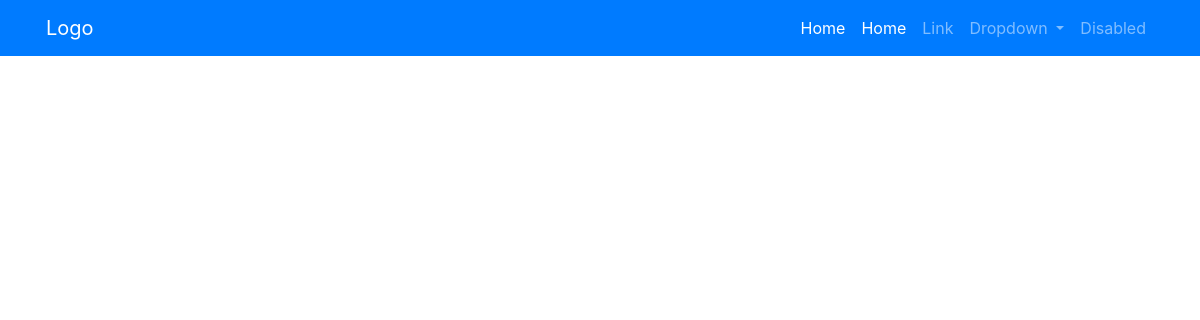
Before: /listcourses/ with the older database file.
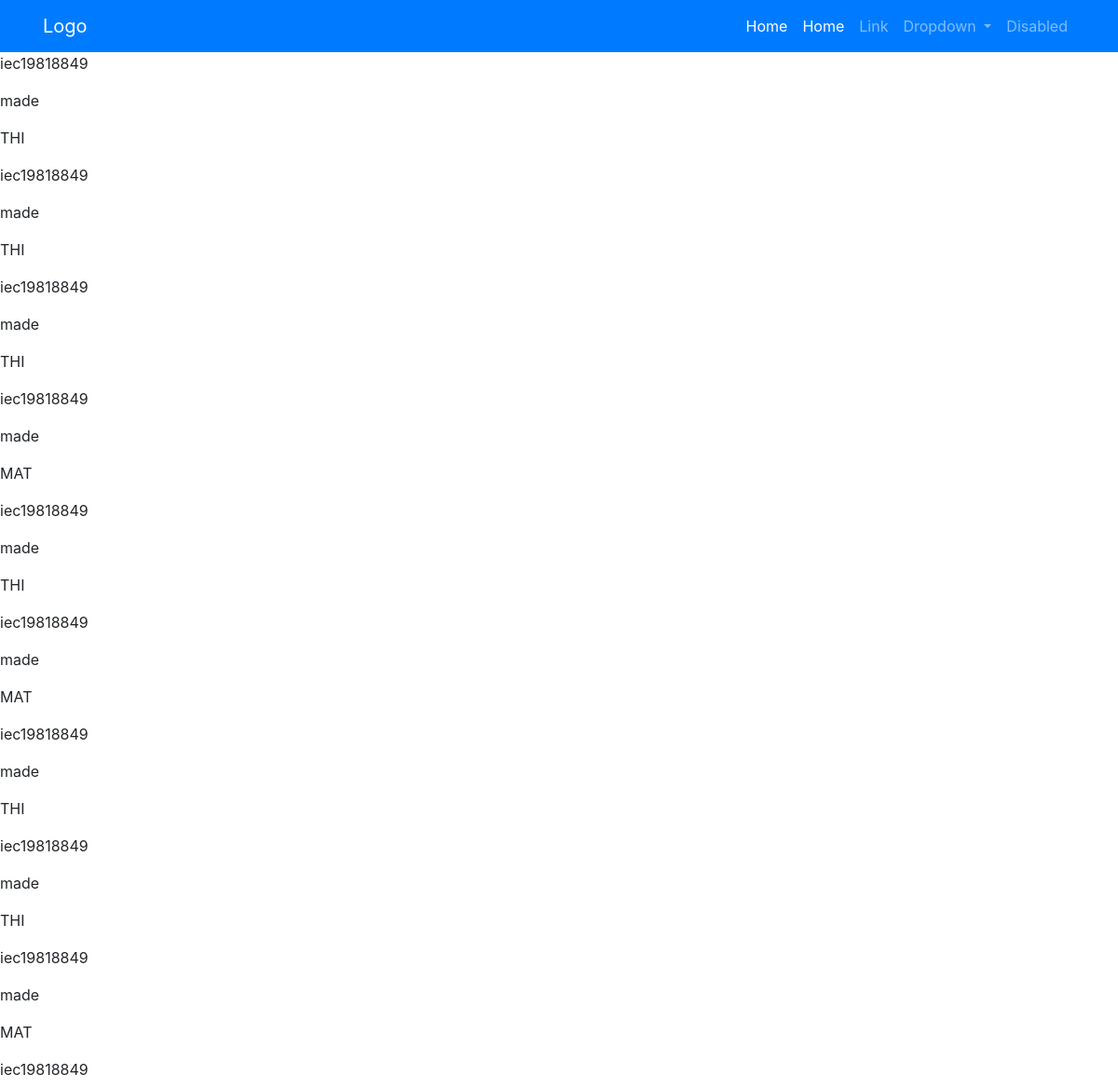
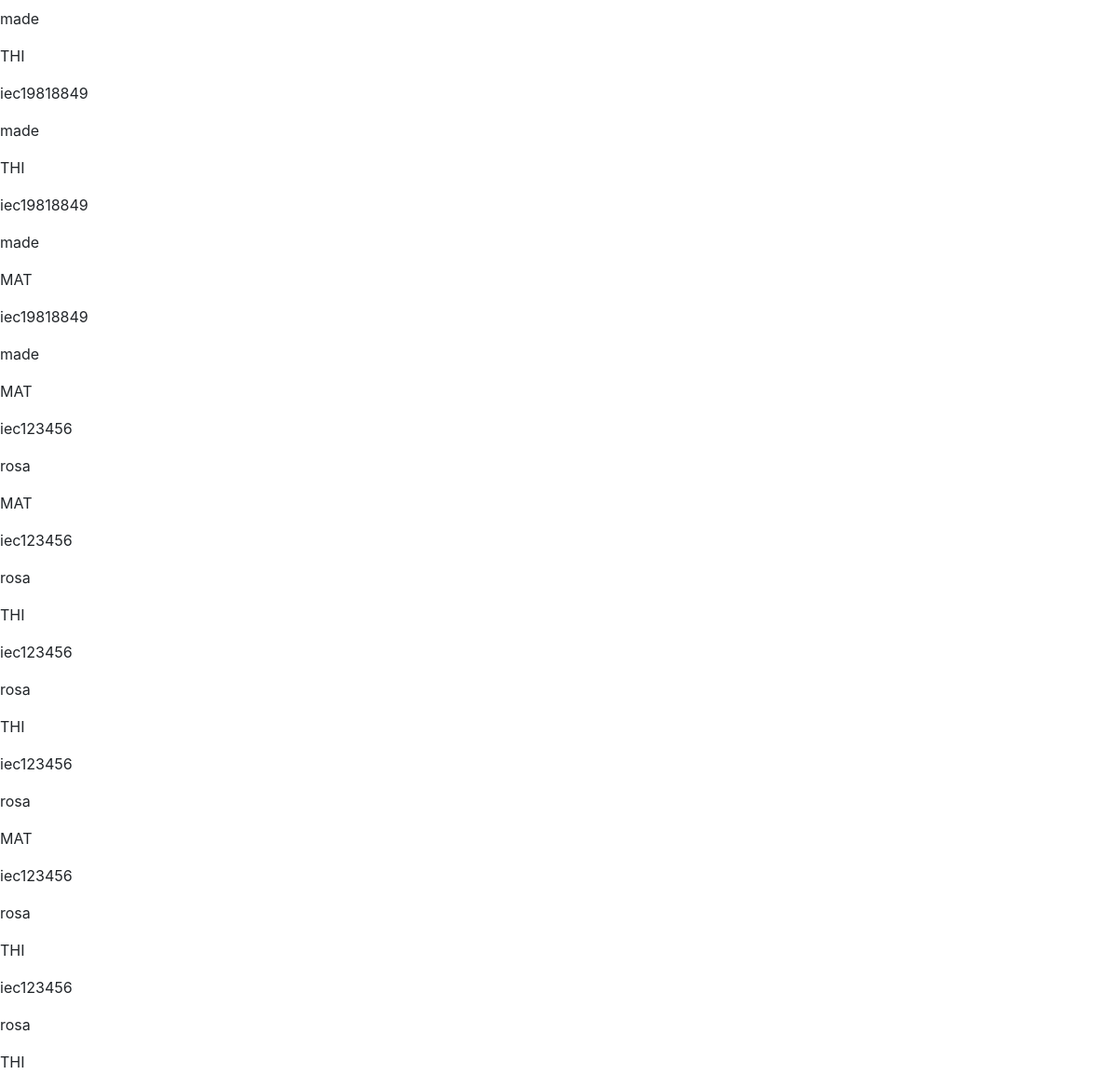
After: the same page with the newer database file (2 pictures, top to bottom).
### core/models.py (models this page shows, shortened)
class Student_inscription(models.Model):
    seccion = models.ForeignKey(Course, models.PROTECT)
    student_exp = models.CharField(max_length=30)
    student_name = models.CharField(max_length=30)

### core/views.py (the view)
# urls.py: path('listcourses/',views.ListCourses.as_view(),name = 'listcourses'),
class ListCourses(ListView):
    model = Student_inscription
    template_name = 'student/student_inscription_list.html'

### templates/student/student_inscription_list.html
{% extends 'Base.html' %}
{% block content %}
{% for item in object_list %}
    <p>{{ item.student_exp }}</p>
    <p>{{ item.student_name }}</p>
    <p>{{ item.seccion_id }}</p>
{% endfor %}
{% endblock %}

### templates/Base.html (shortened to what this page needs)
{% load static %}
<!DOCTYPE html>
<html lang="en">
<head>
    <link rel="stylesheet" type="text/css" href="{% static 'css/base.css' %}">
    <link rel="stylesheet" href="https://maxcdn.bootstrapcdn.com/bootstrap/4.0.0/css/bootstrap.min.css">
</head>
<body>
    <div class="container-fluid navbar-dark bg-primary">
        <nav class="navbar navbar-expand-lg container">
          <a class="navbar-brand" href="#">Logo</a>
          <div class="collapse navbar-collapse" id="navbarSupportedContent">
            <ul class="navbar-nav ml-auto">
                <li class="nav-item active">
                    <a class="nav-link" href="#">Home<span class="sr-only">(current)</span></a>
                </li>
                <li class="nav-item active">
                    <a class="nav-link" href="#">Home<span class="sr-only">(current)</span></a>
                </li>
              <li class="nav-item">
                <a class="nav-link " href="#">Link</a>
              </li>
              <li class="nav-item dropdown">
                <a class="nav-link dropdown-toggle" href="#" id="navbarDropdown" role="button" data-toggle="dropdown" aria-haspopup="true" aria-expanded="false">
                  Dropdown
                </a>
              </li>
              <li class="nav-item">
                <a class="nav-link " href="#">Disabled</a>
              </li>
            </ul>
          </div>
        </nav>
    </div>
{% block content %}
{% endblock %}
</body>
</html>

Changed rows visible on the page:
added Student_inscription: student_exp "iec19818849", student_name "made", seccion_id "THI"
added Student_inscription: student_exp "iec19818849", student_name "made", seccion_id "THI"
added Student_inscription: student_exp "iec19818849", student_name "made", seccion_id "THI"
added Student_inscription: student_exp "iec19818849", student_name "made", seccion_id "MAT"
added Student_inscription: student_exp "iec19818849", student_name "made", seccion_id "THI"
added Student_inscription: student_exp "iec19818849", student_name "made", seccion_id "MAT"
added Student_inscription: student_exp "iec19818849", student_name "made", seccion_id "THI"
added Student_inscription: student_exp "iec19818849", student_name "made", seccion_id "THI"
added Student_inscription: student_exp "iec19818849", student_name "made", seccion_id "MAT"
added Student_inscription: student_exp "iec19818849", student_name "made", seccion_id "THI"
added Student_inscription: student_exp "iec19818849", student_name "made", seccion_id "THI"
added Student_inscription: student_exp "iec19818849", student_name "made", seccion_id "MAT"
added Student_inscription: student_exp "iec19818849", student_name "made", seccion_id "MAT"
added Student_inscription: student_exp "iec123456", student_name "rosa", seccion_id "MAT"
added Student_inscription: student_exp "iec123456", student_name "rosa", seccion_id "THI"
added Student_inscription: student_exp "iec123456", student_name "rosa", seccion_id "THI"
added Student_inscription: student_exp "iec123456", student_name "rosa", seccion_id "MAT"
added Student_inscription: student_exp "iec123456", student_name "rosa", seccion_id "THI"
added Student_inscription: student_exp "iec123456", student_name "rosa", seccion_id "THI"
